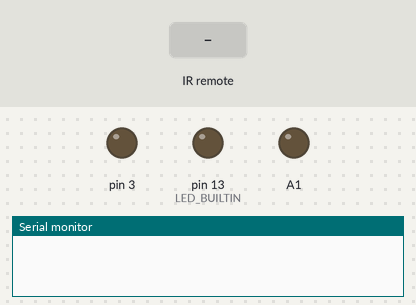
The sketch below on a simulated Arduino Uno, built with avr-gcc and run on an emulated ATmega328P. On the bench: output pins drawn as LEDs (lit = HIGH), the last lines printed to the serial monitor. The inputs (shaded band) are chosen by the test bench.

Above: at 1.2 s.
1.3 s: infrared code 0xFF6897 received
At 2.1 s:
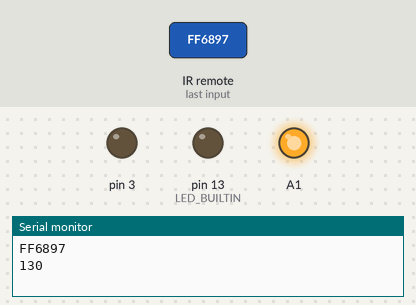
2.8 s: infrared code 0xFFA857 received
4.3 s: infrared code 0xFFE01F received
Timing chart, 0 to 7.3 s (numbered marks = the images above; inputs shaded):
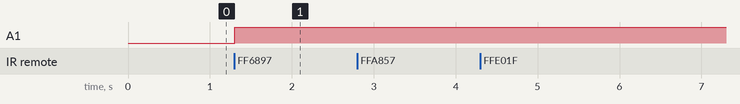

Measured:
- after the input at 1.3 s, A1: LOW → HIGH at once

The sketch:

IR_remote.ino
```cpp
#include <IRremote.h>
int recvPin = 2;
IRrecv irrecv(recvPin);
decode_results results;
int lux = 130;

void setup() {
  Serial.begin(9600);
  irrecv.enableIRIn();  // IR 수신 시작 코드
  pinMode(LED_BUILTIN, OUTPUT);
  pinMode(3, OUTPUT);
}

void loop() {
  if (irrecv.decode(&results))  {
    Serial.println(results.value, HEX); // 수신 값 출력
    Serial.println(lux);

    switch(results.value) {
      case 0xFF6897: analogWrite(A1, lux);  break;
      case 0xFFA857: lux = lux + 10;  break;
      case 0xFFE01F: lux = lux - 10;  break;
    }
    irrecv.resume();  // 다음 신호 대기
  }
}
```
